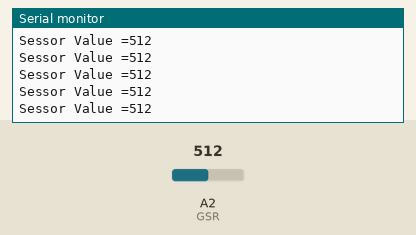
The sketch below on a simulated Arduino Uno, built with avr-gcc and run on an emulated ATmega328P. Shown: the last lines printed to the serial monitor. The inputs (shaded band) are chosen by the test bench; at power-on: A2 (GSR) = 512.

Above: at 1.2 s.
1.3 s: A2 (GSR) set to 983
At 1.9 s:
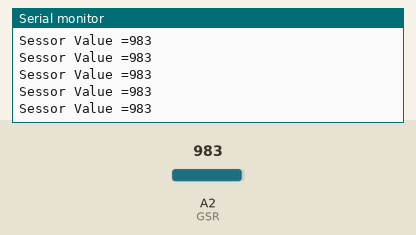
4.3 s: A2 (GSR) set to 1007
At 4.8 s:
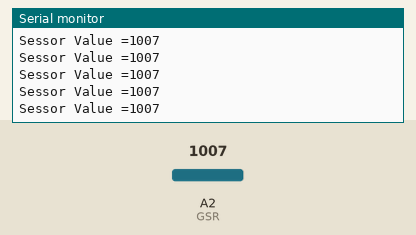
16.3 s: A2 (GSR) set to 8
At 17.4 s:
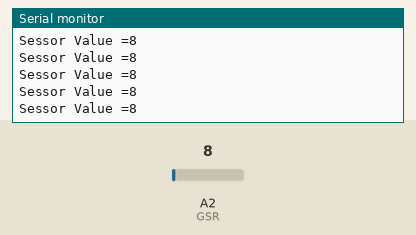
17.8 s: A2 (GSR) set to 11
At 18.3 s:
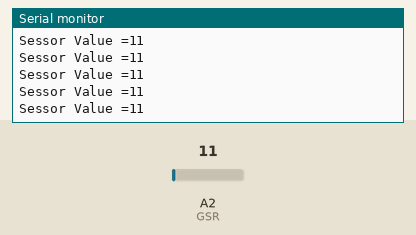
Timing chart, 0 to 20.8 s (numbered marks = the images above; inputs shaded):
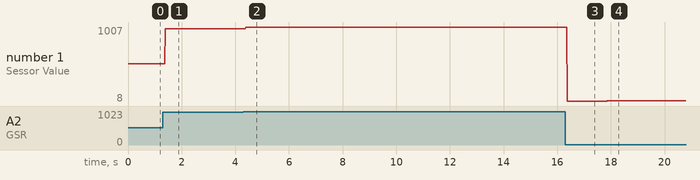

The sketch:

last.ino.ino
```cpp
/* GSR Sensor data reading */
int GSR= A2;
int sensorValue;

void setup() {

  Serial.begin(9600);
  pinMode(A2,INPUT);

  }

void loop() {
  int temp;
  sensorValue=analogRead(GSR);
  Serial.print("Sessor Value =");
  Serial.println(sensorValue);
}
```

Measured:
- after the input at 1.3 s, the serial monitor: prints a new line after 0.08 s (image 1)
- after the input at 4.3 s, the serial monitor: prints a new line after 0.09 s (image 2)
- after the input at 16.3 s, the serial monitor: prints a new line after 0.07 s (image 3)
- after the input at 17.8 s, the serial monitor: prints a new line after 0.07 s (image 4)
- plotted number 1: 512 → 983 after the input at 1.3 s, 983 → 1007 after the input at 4.3 s, 1007 → 8 after the input at 16.3 s, 8 → 11 after the input at 17.8 s
